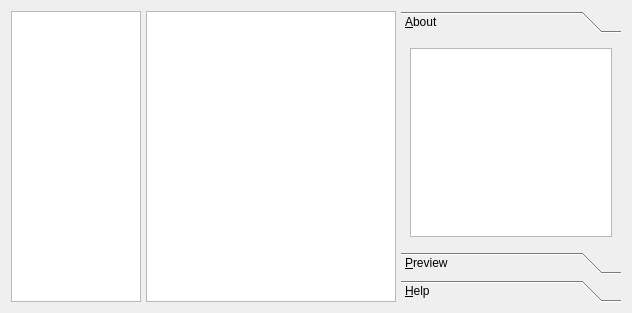
<ui version="4.0" >
 <class>nftwidget</class>
 <widget class="QWidget" name="nftwidget" >
  <property name="geometry" >
   <rect>
    <x>0</x>
    <y>0</y>
    <width>628</width>
    <height>313</height>
   </rect>
  </property>
  <property name="windowTitle" >
   <string>Form</string>
  </property>
  <layout class="QHBoxLayout" name="horizontalLayout" >
   <property name="spacing" >
    <number>5</number>
   </property>
   <item>
    <widget class="QListWidget" name="categoryList" >
     <property name="sizePolicy" >
      <sizepolicy vsizetype="Expanding" hsizetype="Preferred" >
       <horstretch>0</horstretch>
       <verstretch>0</verstretch>
      </sizepolicy>
     </property>
     <property name="minimumSize" >
      <size>
       <width>130</width>
       <height>200</height>
      </size>
     </property>
     <property name="maximumSize" >
      <size>
       <width>140</width>
       <height>16777215</height>
      </size>
     </property>
    </widget>
   </item>
   <item>
    <widget class="QListWidget" name="tnailGrid" >
     <property name="minimumSize" >
      <size>
       <width>250</width>
       <height>0</height>
      </size>
     </property>
     <property name="contextMenuPolicy" >
      <enum>Qt::ActionsContextMenu</enum>
     </property>
     <property name="spacing" >
      <number>5</number>
     </property>
     <property name="viewMode" >
      <enum>QListView::IconMode</enum>
     </property>
    </widget>
   </item>
   <item>
    <widget class="QToolBox" name="toolBox" >
     <property name="minimumSize" >
      <size>
       <width>220</width>
       <height>16</height>
      </size>
     </property>
     <property name="currentIndex" >
      <number>0</number>
     </property>
     <widget class="QWidget" name="aboutPage" >
      <property name="geometry" >
       <rect>
        <x>0</x>
        <y>0</y>
        <width>220</width>
        <height>202</height>
       </rect>
      </property>
      <attribute name="label" >
       <string>&amp;About</string>
      </attribute>
      <layout class="QGridLayout" >
       <property name="margin" >
        <number>9</number>
       </property>
       <property name="spacing" >
        <number>6</number>
       </property>
       <item row="0" column="0" >
        <widget class="QTextBrowser" name="textBrowser" />
       </item>
      </layout>
     </widget>
     <widget class="QWidget" name="previewPage" >
      <property name="geometry" >
       <rect>
        <x>0</x>
        <y>0</y>
        <width>112</width>
        <height>112</height>
       </rect>
      </property>
      <attribute name="label" >
       <string>&amp;Preview</string>
      </attribute>
      <layout class="QGridLayout" name="_2" >
       <property name="margin" >
        <number>9</number>
       </property>
       <property name="spacing" >
        <number>6</number>
       </property>
       <item row="0" column="0" >
        <widget class="QListWidget" name="imageView" >
         <property name="viewMode" >
          <enum>QListView::IconMode</enum>
         </property>
        </widget>
       </item>
      </layout>
     </widget>
     <widget class="QWidget" name="helpPage" >
      <property name="geometry" >
       <rect>
        <x>0</x>
        <y>0</y>
        <width>112</width>
        <height>112</height>
       </rect>
      </property>
      <attribute name="label" >
       <string>&amp;Help</string>
      </attribute>
      <layout class="QGridLayout" name="_3" >
       <property name="margin" >
        <number>9</number>
       </property>
       <property name="spacing" >
        <number>6</number>
       </property>
       <item row="0" column="0" >
        <widget class="QTextBrowser" name="helpBrowser" />
       </item>
      </layout>
     </widget>
    </widget>
   </item>
  </layout>
 </widget>
 <resources/>
 <connections/>
</ui>
